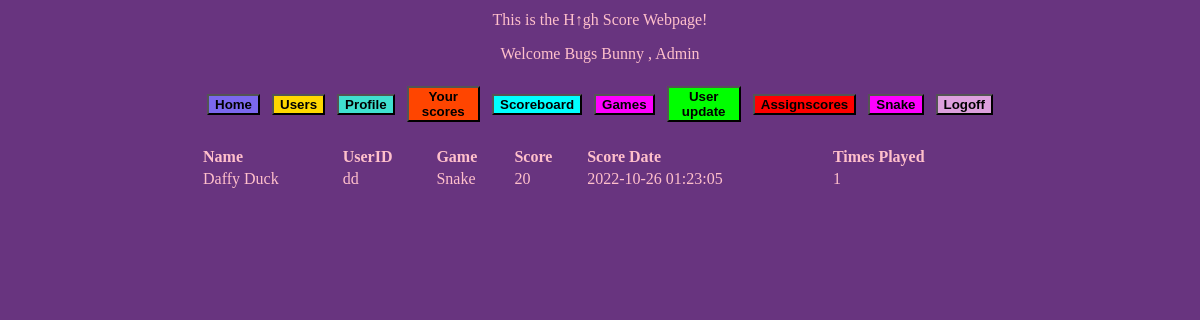
The app's page /scoreboard.php (signed in) with its own data.
### tables this page shows
CREATE TABLE IF NOT EXISTS `scoreinfo` (
  `rowid` int(11) NOT NULL AUTO_INCREMENT,
  `game` int(11) NOT NULL,
  `user` int(11) NOT NULL,
  `highscore` bigint(20) UNSIGNED NOT NULL,
  `scoredate` datetime NOT NULL DEFAULT CURRENT_TIMESTAMP ON UPDATE CURRENT_TIMESTAMP,
  `timesplayed` bigint(20) UNSIGNED NOT NULL,
  `firstdate` datetime NOT NULL DEFAULT CURRENT_TIMESTAMP,
  `deleted` tinyint(1) NOT NULL DEFAULT '0',
  PRIMARY KEY (`rowid`)
);

CREATE TABLE IF NOT EXISTS `userinfo` (
  `rowid` int(10) UNSIGNED NOT NULL AUTO_INCREMENT,
  `firstname` varchar(25) NOT NULL,
  `lastname` varchar(35) NOT NULL,
  `email` varchar(50) NOT NULL,
  `userid` varchar(25) NOT NULL,
  `password` varchar(25) NOT NULL,
  `role` varchar(25) NOT NULL,
  `photo` varchar(40) DEFAULT NULL,
  `created` datetime NOT NULL DEFAULT CURRENT_TIMESTAMP,
  `updated` datetime NOT NULL DEFAULT CURRENT_TIMESTAMP ON UPDATE CURRENT_TIMESTAMP,
  `deleted` tinyint(1) NOT NULL DEFAULT '0',
  `banned` tinyint(1) NOT NULL DEFAULT '0',
  PRIMARY KEY (`rowid`)
);

CREATE TABLE IF NOT EXISTS `gameinfo` (
  `rowid` int(10) NOT NULL AUTO_INCREMENT,
  `title` varchar(40) NOT NULL,
  `location` varchar(50) NOT NULL,
  `image` varchar(30) DEFAULT NULL,
  `created` datetime NOT NULL DEFAULT CURRENT_TIMESTAMP,
  `updated` datetime NOT NULL DEFAULT CURRENT_TIMESTAMP ON UPDATE CURRENT_TIMESTAMP,
  `deleted` tinyint(1) NOT NULL DEFAULT '0',
  PRIMARY KEY (`rowid`)
);

### scoreboard.php (the view, shortened to what this page needs)
<?php
	require('mysqli_connect.php');
	include('Includes/header.php');
	include('menubar.php');
	$query = "SELECT  userinfo.firstname, userinfo.lastname, userinfo.userid, gameinfo.title,
							scoreinfo.highscore, scoreinfo.scoredate, scoreinfo.timesplayed
	FROM scoreinfo
	JOIN gameinfo ON gameinfo.rowid = scoreinfo.game
	JOIN userinfo ON userinfo.rowid = scoreinfo.user
	WHERE userinfo.role = 'gamer'
	ORDER BY scoreinfo.highscore DESC;";
	$result = mysqli_query($mysqli, $query);
		echo "
		  <p><table width='800' align='center'>
		  <tr>
		  <th align='left'>Name</th>
		  <th align='left'>UserID</th>
		  <th align='left'>Game</th>
		  <th align='left'>Score</th>
		  <th align='left'>Score Date</th>
		  <th align='left'>Times Played</th>
		  </tr>";
	if (($result->num_rows) == 0)
		echo "<tr><td>None Found</td></tr>";
	else {
	while(list( $firstname, $lastname, $userid, $title, $score, $scoredate, $timesplayed) = mysqli_fetch_row($result)) {
		echo "<tr>
				<td>$firstname $lastname</td>
			  <td>$userid</td>
			  <td>$title</td>
			  <td>$score</td>
			  <td>$scoredate</td>
			  <td>$timesplayed</td>
			  </tr>";
		}
	}
	echo "</table>";
	include('Includes/footer.php');
?>

### SP_Styles.css (style rules this page uses)
body { color: pink; background-color:#68347F; }

### records on screen
scoreinfo: userinfo.firstname "Daffy", userinfo.lastname "Duck", userinfo.userid "dd", gameinfo.title "Snake", highscore "20", scoredate "2022-10-26 01:23:05", timesplayed "1"

### other values on screen
$user "Bugs Bunny"
$role "Admin"
str_replace("_"," ",ucfirst("$key")) "Home"
str_replace("_"," ",ucfirst("$key")) "Users"
str_replace("_"," ",ucfirst("$key")) "Profile"
str_replace("_"," ",ucfirst("$key")) "Your scores"
str_replace("_"," ",ucfirst("$key")) "Scoreboard"
str_replace("_"," ",ucfirst("$key")) "Games"
str_replace("_"," ",ucfirst("$key")) "User update"
str_replace("_"," ",ucfirst("$key")) "Assignscores"
str_replace("_"," ",ucfirst("$key")) "Snake"
str_replace("_"," ",ucfirst("$key")) "Logoff"
